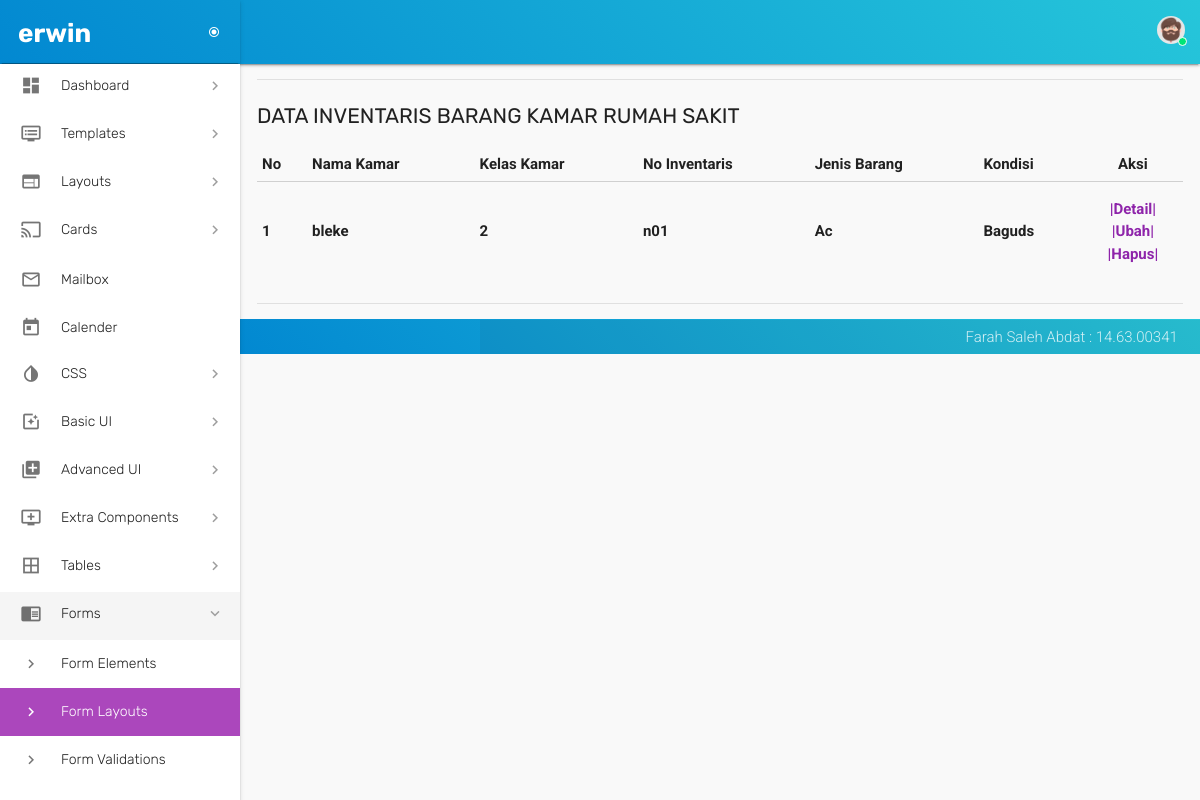
The page /inventaris_data.php (signed in) on the database as committed earlier.
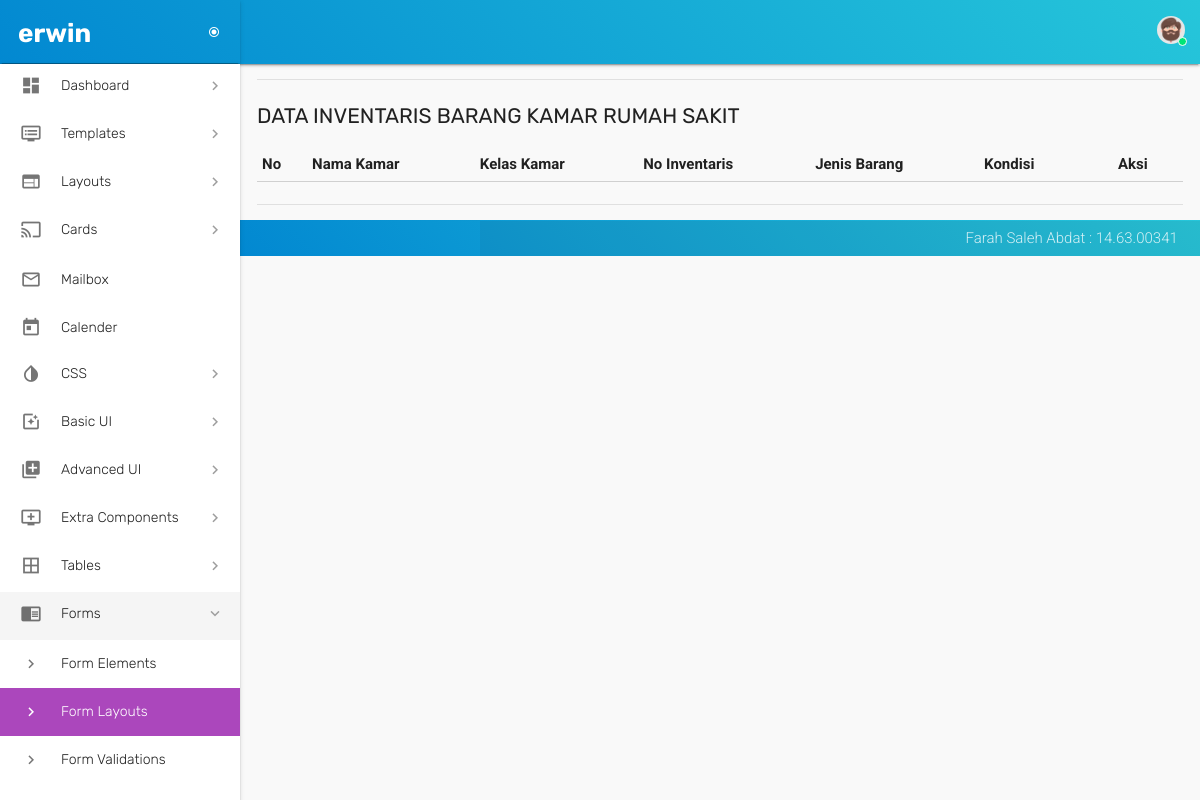
The same page on the database as committed later.
### tables this page shows
CREATE TABLE `inventaris` (
  `id_inventaris` int(21) NOT NULL,
  `no_inventaris` varchar(30) NOT NULL,
  `id_kamar` int(21) NOT NULL,
  `jenis_barang` varchar(30) NOT NULL,
  `kondisi` varchar(30) NOT NULL,
  `jumlah` varchar(21) NOT NULL,
  `keterangan` text
);

CREATE TABLE `kamar` (
  `id_kamar` int(21) NOT NULL,
  `no_kamar` varchar(30) NOT NULL,
  `nama_kamar` varchar(30) NOT NULL,
  `kelas` varchar(30) NOT NULL,
  `jumlah_tt` varchar(30) NOT NULL,
  `lokasi` varchar(30) NOT NULL,
  `status` enum('On','Off') DEFAULT 'On',
  `keterangan` text NOT NULL
);

### inventaris_data.php (the view, shortened to what this page needs)
<?php
 if (empty($_SESSION['username'])) {
 header("location:login_form.php");
 }
 else {
 ?>
<!DOCTYPE html>
<html lang="en">
  <head>
    <link href="assets/css/materialize.css" type="text/css" rel="stylesheet">
    <link href="assets/css/style.css" type="text/css" rel="stylesheet">
    <link href="assets/css/custom.css" type="text/css" rel="stylesheet">
    <link href="assets/css/perfect-scrollbar.css" type="text/css" rel="stylesheet">
    <link href="assets/css/jquery-jvectormap.css" type="text/css" rel="stylesheet">
    <link href="assets/css/jquery.dataTables.min.css" type="text/css" rel="stylesheet">
  </head>
  <body>
  <?php include 'config/header.php'; ?>
  <?php include 'config/menu.php'; ?>
        <section id="content">
          <div class="container">
            <div class="section">
              <div class="divider"></div>
              <div id="table-datatables">
                <h4 class="header">Data Inventaris Barang Kamar Rumah Sakit</h4>
                <div class="row">
                  <div class="col s12">
                    <table id="data-table-simple" class="responsive-table display" cellspacing="0">
                        <thead>
                        <tr>
                        <th> No </th>
                        <th> Nama Kamar </th>
                        <th> Kelas Kamar </th>
                        <th> No Inventaris </th>
                        <th> Jenis Barang </th>
                        <th> Kondisi </th>
                        <th style="width:100px;text-align: center;"> Aksi </th>
                        </tr>
                        </thead>
                       <tbody>
                        <?php
                        include 'config/koneksiDB.php';
                        $query = "SELECT kamar.nama_kamar,
                                         kamar.kelas,
                                         inventaris.id_inventaris,
                                         inventaris.no_inventaris,
                                         inventaris.jenis_barang,
                                         inventaris.kondisi,
                                         inventaris.jumlah,
                                         inventaris.keterangan FROM inventaris LEFT JOIN kamar
                                         ON kamar.id_kamar = inventaris.id_kamar";
                        $result=mysqli_query($koneksi, $query) or die(mysqli_error());
                        $no=1;
                        while ($data = mysqli_fetch_array($result, MYSQLI_BOTH)){
                        ?>
                        <tr>
                        <td><?php echo $no++; ?></td>
                        <td><?php echo $data['nama_kamar']; ?></td>
                        <td><?php echo $data['kelas']; ?></td>
                        <td><?php echo $data['no_inventaris']; ?></td>
                        <td><?php echo $data['jenis_barang']; ?></td>
                        <td><?php echo $data['kondisi']; ?></td>
                        <td style="width:100px;text-align: center;">
                        <a class='waves-effect waves-light modal-trigger' href='#modal2<?php echo $data['id_inventaris']; ?>'>|Detail|</a>
                        <?php echo "
                        <a href='inventaris_form_ubah.php?id_inventaris=$data[id_inventaris]'>|Ubah|</a>
                        <a href='inventaris_proses_hapus.php?id_inventaris=$data[id_inventaris]' onclick=\"return confirm('Anda yakin akan menghapus data ?')\">|Hapus|</a>";
                        ?>
                        </td>
                        </tr>
                        <?php
                        }
                        ?>
                   </tbody>
                    </table>
                  </div>
                </div>
              </div>
            <br>
          <div class="divider"></div>
        </div>
      </div>
    </section>
    <?php include 'config/footer.php'; ?>
  </body>
</html>
<?php } ?>

Rows that differ between the two databases and show on the page:
removed inventaris: id_kamar.nama_kamar "bleke", id_kamar.kelas "2", no_inventaris "n01", jenis_barang "Ac", kondisi "Baguds"
